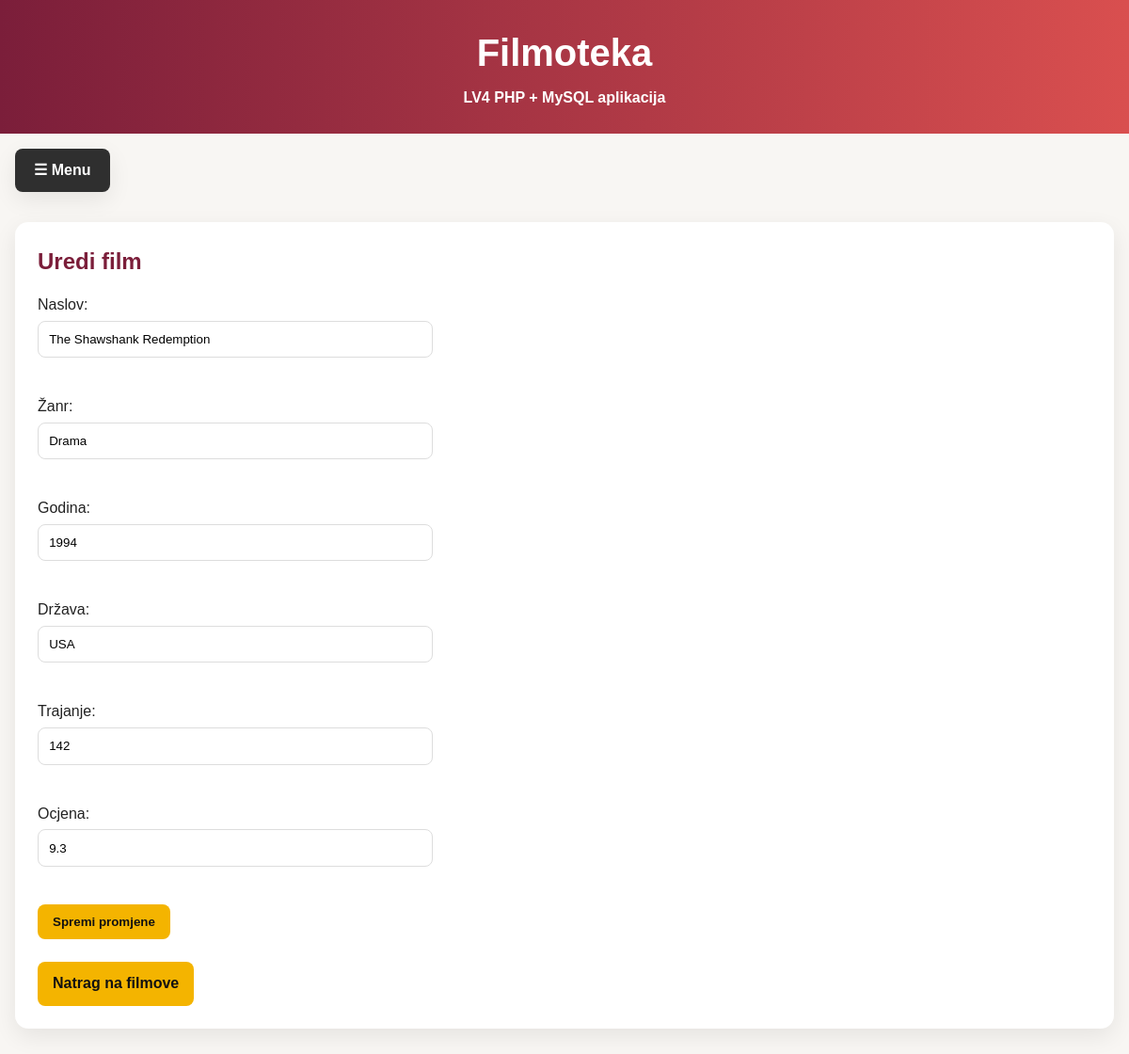
The page /edit_movie.php?id=1 (signed in) on the database its author committed.
### tables this page shows
CREATE TABLE `movies` (
  `id` int(11) NOT NULL,
  `title` varchar(150) NOT NULL,
  `genre` varchar(80) NOT NULL,
  `year` int(11) NOT NULL,
  `country` varchar(80) NOT NULL,
  `duration` int(11) NOT NULL,
  `rating` decimal(3,1) DEFAULT 0.0,
  `director` varchar(100) NOT NULL,
  `created_at` timestamp NOT NULL DEFAULT current_timestamp()
);

### edit_movie.php (the view, shortened to what this page needs)
<?php
include 'includes/db.php';
$id = intval($_GET["id"]);
$stmt = $conn->prepare("SELECT * FROM movies WHERE id = ?");
$stmt->bind_param("i", $id);
$stmt->execute();
$result = $stmt->get_result();
$movie = $result->fetch_assoc();
?>
<!DOCTYPE html>
<html lang="hr">
<head>
    <link rel="stylesheet" href="css/style.css">
</head>
<body class="lv4-body">
<?php include 'includes/nav.php'; ?>
<main class="lv4-container">
<section class="lv4-card">
<h1>Uredi film</h1>
<form method="POST" class="lv4-form">
    <label>Naslov:</label><br>
    <input type="text" name="title"
           value="<?php echo $movie['title']; ?>"><br><br>
    <label>Žanr:</label><br>
    <input type="text" name="genre"
           value="<?php echo $movie['genre']; ?>"><br><br>
    <label>Godina:</label><br>
    <input type="number" name="year"
           value="<?php echo $movie['year']; ?>"><br><br>
    <label>Država:</label><br>
    <input type="text" name="country"
           value="<?php echo $movie['country']; ?>"><br><br>
    <label>Trajanje:</label><br>
    <input type="number" name="duration"
           value="<?php echo $movie['duration']; ?>"><br><br>
    <label>Ocjena:</label><br>
    <input type="number" step="0.1" name="rating"
           value="<?php echo $movie['rating']; ?>"><br><br>
    <button class="lv4-btn" type="submit">Spremi promjene</button>
</form>
<br><a class="lv4-btn" href="movies.php">Natrag na filmove</a>
</section>
</main>
</body>
</html>

### css/style.css (style rules this page uses)
:root { --primary-color: #7b1e3a; --secondary-color: #f4b400; --background-color: #f8f6f3; --surface-color: #ffffff; --text-color: #222222; --accent-color: #d94f4f; --border-color: #dddddd; --shadow: 0 8px 24px rgba(0, 0, 0, 0.08); --radius: 14px; --max-width: 1400px; }
* { margin: 0; padding: 0; box-sizing: border-box; }
body { font-family: Arial, Helvetica, sans-serif; background-color: var(--background-color); color: var(--text-color); line-height: 1.5; }
.lv4-body { background-color: var(--background-color); color: var(--text-color); }
.lv4-container { max-width: var(--max-width); margin: 2rem auto; padding: 0 1rem; }
.lv4-card { background-color: var(--surface-color); border-radius: var(--radius); box-shadow: var(--shadow); padding: 1.5rem; margin-bottom: 1.5rem; }
.lv4-card h1, .lv4-card h2 { color: var(--primary-color); margin-bottom: 1rem; }
.lv4-form input, .lv4-form select, .lv4-form textarea { width: 100%; max-width: 420px; padding: 0.7rem; margin: 0.3rem 0 1rem; border: 1px solid var(--border-color); border-radius: 8px; }
.lv4-btn, .lv4-card button, .lv4-inline-form button { display: inline-block; background-color: var(--secondary-color); color: #111; border: none; border-radius: 8px; padding: 0.7rem 1rem; font-weight: bold; text-decoration: none; cursor: pointer; }

### rows shown on the page
movies: title "The Shawshank Redemption", genre "Drama", year "1994", country "USA", duration "142", rating "9.3"
